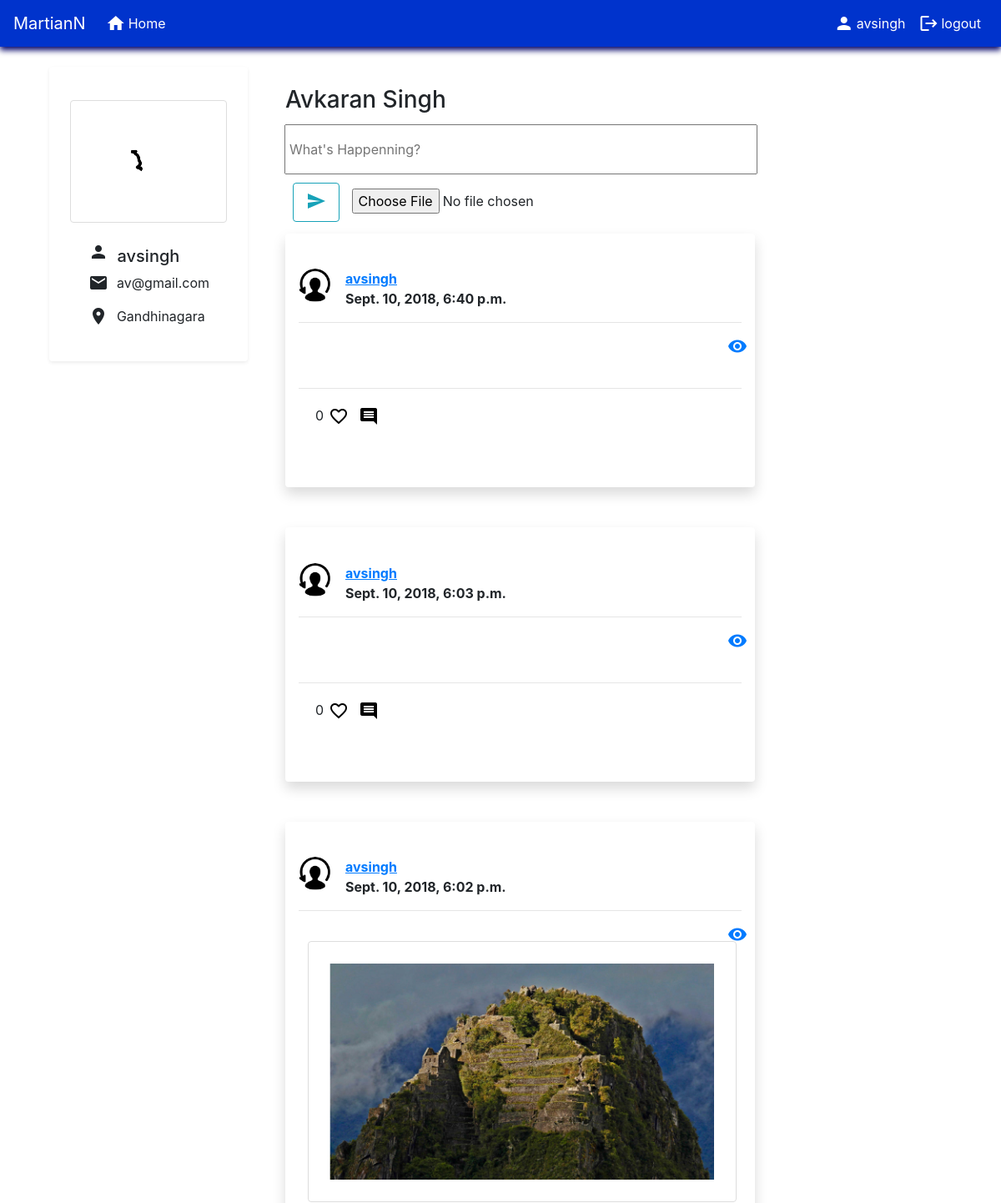
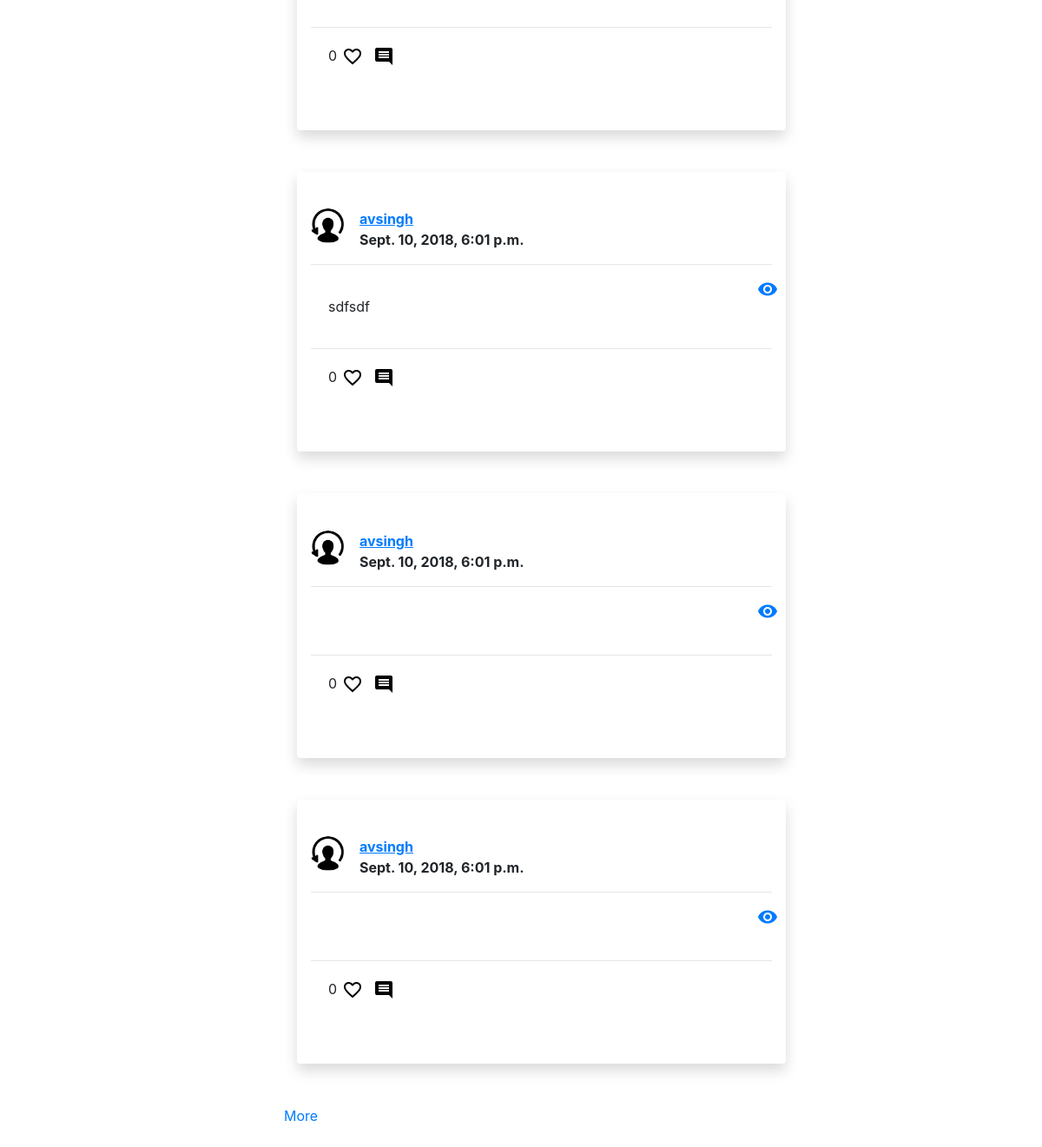
Page /Myprofile/?page=2 (signed in) on the committed database (2 pictures, top to bottom).
### accounts/models.py (models this page shows)
class UserProfile(models.Model):
    user = models.OneToOneField(User, on_delete=models.CASCADE)
    profile_pic = models.FileField(upload_to='upload_location',   default='/media/profile.png')
    description = models.CharField(max_length=100, default='',null=True)
    city = models.CharField(max_length=100,default='',null=True)
    dob = models.DateField(("DOB"), default=datetime.date.today)
    mobile = models.IntegerField(default=0)

### Myprofile/models.py (models this page shows)
class Post(models.Model):
    user = models.ForeignKey(User, on_delete=models.CASCADE)
    image = models.FileField(upload_to='upload_location',
            null=True,
            blank=True,)
    height_field = models.IntegerField(default=0, null=True)
    width_field = models.IntegerField(default=0, null = True)
    post =  models.TextField(null=True,blank=True)
    likee = models.IntegerField(default=0)
    date = models.DateTimeField(default=datetime.now,blank=True)

### Myprofile/views.py (the view)
def HomeView (request):
    template_name = 'home/home.html'
    userinfo = UserProfile.objects.all().filter(user=request.user)
    print(userinfo[0])
    if request.user.is_authenticated:
        if request.method == 'POST':
            form = HomeForm(request.POST, request.FILES)
            postcommenting = PostsData(request.POST)
            if form.is_valid():
                post =  form.save(commit=False)
                if form.cleaned_data["image"] is None and form.cleaned_data["post"]=='':
                    return HttpResponseRedirect(request.META.get('HTTP_REFERER'))
                post.user = request.user
                post.save()
                print(post.image)
                form = HomeForm()
                return redirect('/Myprofile')
            args = {'form': form, 'postcommenting':postcommenting}
            return render(request, template_name, args)
        else:
            form = HomeForm()
            postcommenting = PostsData()
            posts = Post.objects.all()
            comments = Comments.objects.all()
            likepost = Like.objects.all().filter(user=request.user)
            like = []
            for i in likepost:
                if i.post in posts:
                    like.append(get_object_or_404(Post,pk=i.post.id))
                    print("hh bhai")
                else:
                    print("nhi hh bro")
            print(like)
            posts=posts[::-1]
            page = request.GET.get('page', 1)
            paginator = Paginator(posts, 6)
            try:
                posts = paginator.page(page)
            except PageNotAnInteger:
                posts = paginator.page(1)
            except EmptyPage:
                posts = paginator.page(paginator.num_pages)
            print(userinfo)
            args =  {'form':form,'postcommenting':postcommenting,'posts':posts, 'comments':comments, 'userinfo':userinfo[0],'like':like}
            return render(request, template_name,args)
    else:
        return redirect('/')

### Myprofile/forms.py
class HomeForm(forms.ModelForm):
    class Meta:
        model = Post
        fields = ('post','image',)

class PostsData(forms.ModelForm):
    comment = forms.CharField()
    class Meta:
        model = Comments
        fields = ('comment',)

### Myprofile/templates/home/home.html (shortened to what this page needs)
{% extends 'base.html' %}
{% block content %}
    <div class="row" style="margin:2%;">
        <div class="container  col col-sm-3  " >
                <div class="shadow-sm p-3 mb-5 bg-white rounded" style="margin-left:20px;">
                <div class="media row" >
                        <img class="mr-3" style="width:80%;
                        border: 1px solid #ddd;
                        border-radius: 4px;
                        padding: 5px;
                        opacity:1;
                        padding:5%; margin:10%;display:inline;" src="{{ MEDIA_URL }}{{userinfo.profile_pic}}" >
                </div>
                <div class="row center-align"  style="margin-left:15%;  width:100%;">
                    <h5><i class="material-icons">person</i>&nbsp;&nbsp;{{request.user.username}}</h5>
                </div>
                <div class="row center-align" style="margin-left:15%;  width:100%;">
                   <i class="material-icons" style="margin-bottom:10px;margin-right:10px;">email</i><p>{{request.user.email}}</p>
                </div>
                <div class="row center-align" style="margin-left:15%;  width:100%;">
                      <p>  <i class="material-icons" style="margin-bottom:10px;margin-right:10px;">location_on
                        </i><p>{{userinfo.city}}</p></p>
                </div>
            </div>
        </div>
        <div class="col col-sm-9" style="margin-top:2%;">
            <div class="container" >
            <h3>Avkaran Singh</h3>
                    <div class="row">
                            <form style="width:69%; padding:4px; margin-left:10px;" enctype="multipart/form-data" action="{% url 'Myprofile' %}" method="POST">
                                <input style="width:100%;height:60px; padding:4px;" value="" placeholder="What's Happenning?" type="text" name="post" id="id_post">
                                <button   class="btn btn-outline-info" type="submit"  style="margin:10px;" name="action">
                                        <i class="material-icons " style="margin:3px;">send</i>
                                </button>
                                <input type="file" name="image" id="id_image" size="60">
                            </form>
                    </div>
            </div>
            <div class="infinite-container">
                {% for post in posts %}
                    <div class="infinite-item container post_detail "  >
                        <div class="shadow p-3 mb-5 bg-white rounded" style="width:70%;">
                            <div class="media  user_info" style="margin-top:5%;">
                                    <img class="mr-3" style="width:40px; border-radius: 50%;" >
                                    <b><a href="{{posts.user.username}}"><u>{{post.user.username}}</u></a><br/>{{post.date}}</b>
                            </div>
                            <hr/>
                            <div class="row ">
                                <div class="col-sm-11">
                                        <p style="margin:20px; padding:0px;">
                                                {{post.post}}
                                                {% if post.image %}
                                                    <div class="media row" >
                                                        <img class="mr-3" style="width:100%;
                                                        border: 1px solid #ddd;
                                                        border-radius: 4px;
                                                        padding: 5px;
                                                        opacity:1;
                                                        padding:5%; margin-left:5%;display:inline;" src="{{ MEDIA_URL }}{{post.image}}" >
                                                    </div>
                                                    {% endif %}
                                         </p>
                                </div>
                                <div class="col-sm-1">
                                        <p>
                                                <a href="{% url 'viewpost' post.id%}" ><i class="material-icons ">visibility</i></a>
                                        </p>
                                </div>
                            </div>
                            <hr/>
                            <div class="row" style="margin:20px; padding:0px;">
                                    <p style="font-size:16px;">{{post.likee}}</p>
                                            <form id="likes" action="{% url 'likepost' post.id %}" method="POST">
                                                    {% if not post in like %}
                                                    <button type="submit" name="post_id" value="{{posts.likee}}" style="background:#fff; border:#fff;">
                                                        <i class="material-icons ">favorite_border</i>
                                                    </button>
                                                    {% else %}
                                                    <button type="submit" name="post_id" value="{{posts.likee}}" style="background:#fff; border:#fff;">
                                                        <i class="material-icons text-danger" style="font-size:26px;">favorite</i>
                                                    </button>
                                                    {%endif%}
                                            </form>
                                    <div style="margin-bottom:30px; margin-left:px;">
                                        <button type="submit" data-toggle="collapse" data-target="#demo" name="post_id" value="{{posts.likee}}" style="cursor:pointer;background:#fff; border:#fff;">
                                            <i class="material-icons " >
                                            </i>
                                        </button>
                                    </div>
                            </div>
                        </div>
                    </div>
                {% endfor %}
            </div>
              {% if posts.has_next %}
                <a class="infinite-more-link" href="?page={{ posts.next_page_number }}">More</a>
              {% endif %}
        </div>
    </div>
{% endblock %}

### accounts/templates/base.html (shortened to what this page needs)
<!doctype html>
<html lang="en">
  <head>
    <link rel="stylesheet" href="https://stackpath.bootstrapcdn.com/bootstrap/4.1.3/css/bootstrap.min.css">
      <nav class="navbar navbar-expand-lg ">
          <a class="navbar-brand navi" href="#">MartianN</a>
          <div class="collapse navbar-collapse" id="navbarNav">
            <ul class="navbar-nav mr-auto">
                <li class="nav-item">
                    <a class="nav-link navi"  href="/"><i class="material-icons" style="margin-right:3px;margin-bottom:0px;">home</i>Home</a>
              </li>
            </ul>
             <ul class="nav navbar-nav navbar-right">
               {% if request.user.is_authenticated %}
                <li class="nav-item">
                  <a class="nav-link navi" href="/Myprofile"><i class="material-icons" style="margin-right:3px;margin-bottom:0px;">person</i> {{request.user}}</a>
                </li>
                <li class="nav-item">
                    <a class="nav-link navi" href="/logout"><i class="material-icons" style="margin-right:3px;margin-bottom:0px;">logout</i></span> logout</a>
                  </li>
                 {% endif%}
            </ul>
          </div>
        </nav>
  </head>
  <body>
    {% block content %}
    {% endblock %}
    {% load static %}
  </body>
</html>

### accounts/templates/base.html (style rules this page uses)
.navbar { background:#0033CC; box-shadow: 0px 4px 7px #000066, 0px 1px 20px 1px #fff; width:100%; }
.navi { color: #fff; font-weight:400; display:inline-flex; }

### rows in the picture
UserProfile: profile_pic (picture), city "Gandhinagara"
Post: user.username "avsingh", date "Sept. 10, 2018, 6:40 p.m.", likee "0"
Post: user.username "avsingh", date "Sept. 10, 2018, 6:03 p.m.", likee "0"
Post: user.username "avsingh", date "Sept. 10, 2018, 6:02 p.m.", likee "0"
Post: user.username "avsingh", date "Sept. 10, 2018, 6:01 p.m.", post "sdfsdf", likee "0"
Post: user.username "avsingh", date "Sept. 10, 2018, 6:01 p.m.", likee "0"
Post: user.username "avsingh", date "Sept. 10, 2018, 6:01 p.m.", likee "0"

### other values in the picture
{{ request.user }} "avsingh"
{{ request.user.username }} "avsingh"
{{ request.user.email }} "av@gmail.com"
